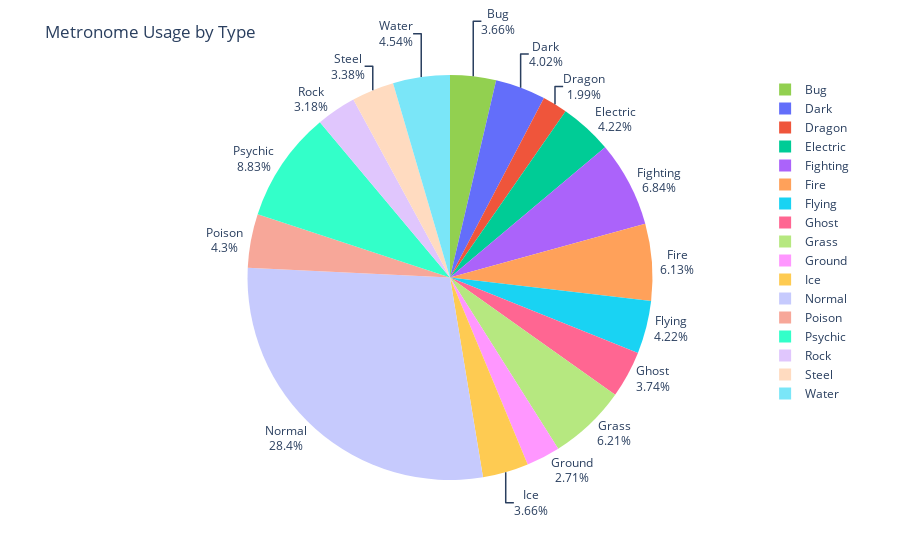

Notebook code cell kept with this figure:
### Markdown cell above
Make a pie chart showing the percentage of moves used for every type

### Code cell
# Pie chart in Matplotlib
df_pie = df.groupby("Type")["Used"].sum().reset_index()
colors = ["#92D050", "#4D4D4D", "#9933FF", "#FFFF00", "#C00000", "#FF0000", "#BDD7EE", "#34397A", "#00FF00", "#FFD966", "#66FFFF", "#E7E6E6", "#7030A0", "#FF66CC", "#CC9900", "#A6A6A6", "#0070C0"]
plt.pie(df_pie["Used"], labels=df_pie["Type"], autopct="%1.2f%%", colors=colors)
plt.title("Metronome Usage by Type")
plt.legend(loc='center left', bbox_to_anchor=(1.1, 0.5))
plt.show()

# Pie chart in Plotly
sorted_labels = sorted(df['Type'].unique())
fig = px.pie(df.sort_values("Type"), values="Used", names="Type", category_orders={'Type': sorted_labels})
fig.update_layout(title="Metronome Usage by Type")
fig.update_traces(marker=dict(colors=colors))
fig.update_traces(textposition='outside', textinfo='label+percent')
fig.show()

### Figure 1 — Plotly figure (JSON) as saved in the notebook; plotly's stock layout.template omitted (floating-point values rounded to 4 significant figures; data arrays with more than 128 entries replaced by an {"elided": "..."} marker saying what was removed)
{"data": [{"direction": "clockwise", "domain": {"x": [0, 1], "y": [0, 1]}, "hovertemplate": "Type=%{label}<br>Used=%{value}<extra></extra>", "labels": {"elided": "514 str values"}, "legendgroup": "", "marker": {"colors": ["#92D050", "#4D4D4D", "#9933FF", "#FFFF00", "#C00000", "#FF0000", "#BDD7EE", "#34397A", "#00FF00", "#FFD966", "#66FFFF", "#E7E6E6", "#7030A0", "#FF66CC", "#CC9900", "#A6A6A6", "#0070C0"]}, "name": "", "showlegend": true, "sort": false, "textinfo": "label+percent", "textposition": "outside", "type": "pie", "values": {"elided": "514 int values"}}], "layout": {"legend": {"tracegroupgap": 0}, "margin": {"t": 60}, "title": {"text": "Metronome Usage by Type"}}}
